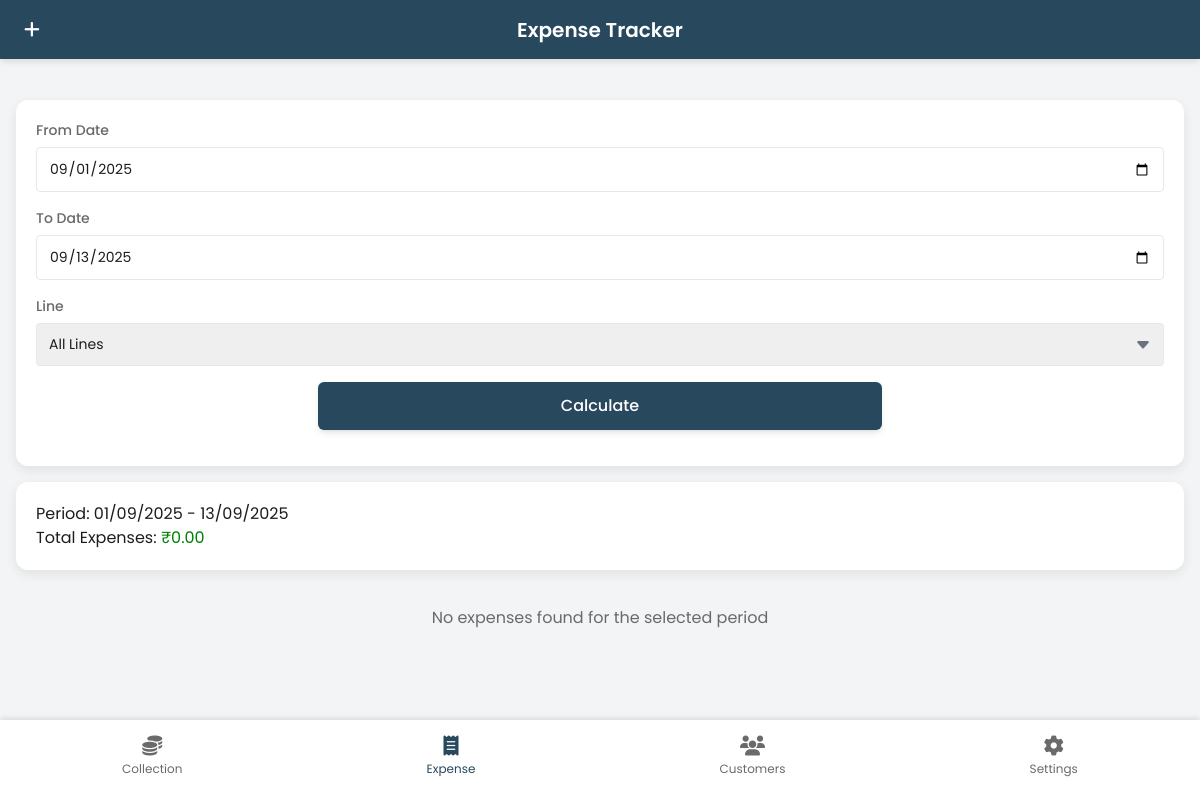
The page /expense_list/ (signed in) on the database as committed earlier.
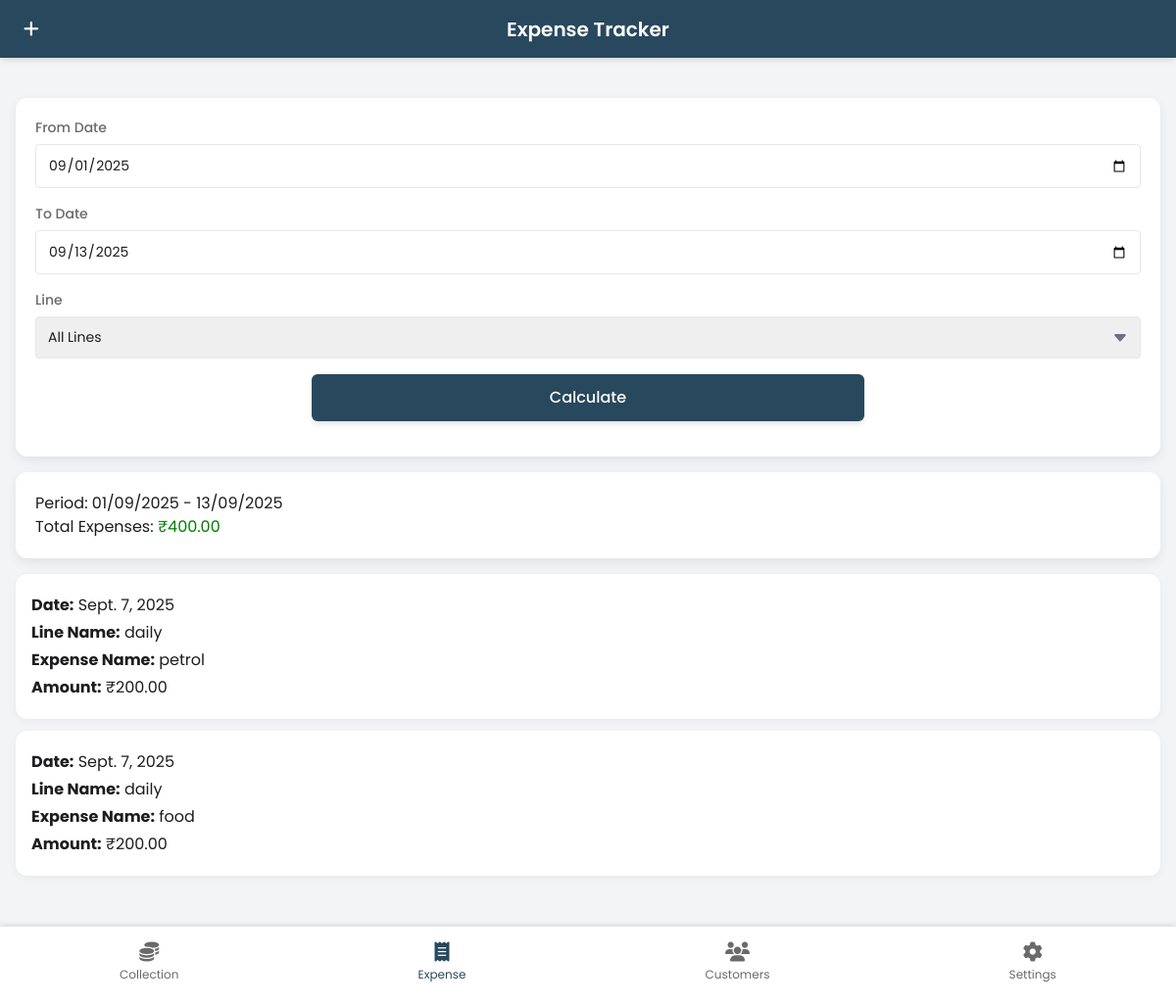
The same page on the database as committed later.
### apis/models.py (models this page shows, shortened)
class Expense(models.Model):
    line = models.ForeignKey(
        'Line',  # Link to the Line model
        on_delete=models.SET_NULL,
        null=True,
        blank=True,
        related_name='expenses'
    )
    name = models.CharField(max_length=100)
    amount = models.DecimalField(max_digits=10, decimal_places=2)
    date = models.DateField()
    comments = models.TextField(blank=True)
    created_by = models.ForeignKey(
        User, on_delete=models.SET_NULL, null=True, related_name='created_expenses'
    )

class Line(models.Model):
    LINE_TYPES = [
        ('Daily', 'Daily'),
        ('Weekly', 'Weekly'),
        ('Monthly', 'Monthly'),
    ]
    line_name = models.CharField(max_length=100, null=True, blank=True)
    line_type = models.CharField(max_length=20, choices=LINE_TYPES)
    interest_per_hundred = models.DecimalField(max_digits=10, decimal_places=2)
    bill_amt_per_100 = models.DecimalField(max_digits=10, decimal_places=2, null=True, blank=True)
    num_of_installments = models.PositiveIntegerField()
    bad_loan_days = models.PositiveIntegerField()
    created_by = models.ForeignKey(
        User, on_delete=models.SET_NULL, null=True, related_name='created_lines'
    )
    created_at = models.DateTimeField(default=timezone.now)
    class Meta:
        ordering = ['-created_at']

### apis/views.py (the view)
# urls.py: path('expense_list/', views.expense_list, name='expense_list'),
@login_required
def expense_list(request):
    user = request.user  # currently logged-in user
    from_date = request.GET.get('from_date', '')
    to_date = request.GET.get('to_date', '')
    line = request.GET.get('line', 'all')
    today = datetime.today().date()
    first_day = today.replace(day=1)
    from_date_obj, to_date_obj = first_day, today
    try:
        if from_date:
            try:
                from_date_obj = datetime.strptime(from_date, '%Y-%m-%d').date()
            except ValueError:
                messages.error(request, "❌ Invalid 'From Date'. Please use YYYY-MM-DD format.")
                from_date_obj = first_day
        else:
            from_date = first_day.strftime('%Y-%m-%d')
        if to_date:
            try:
                to_date_obj = datetime.strptime(to_date, '%Y-%m-%d').date()
            except ValueError:
                messages.error(request, "❌ Invalid 'To Date'. Please use YYYY-MM-DD format.")
                to_date_obj = today
        else:
            to_date = today.strftime('%Y-%m-%d')
        expenses = Expense.objects.filter(created_by=user, date__range=(from_date_obj, to_date_obj))
        if line != 'all':
            if Line.objects.filter(id=line, created_by=user).exists():
                expenses = expenses.filter(line_id=line)
            else:
                messages.error(request, "❌ The selected line is invalid or does not belong to you.")
                line = 'all'
        total = sum(expense.amount for expense in expenses)
        lines = Line.objects.filter(created_by=user)
        context = {
            'from_date': from_date_obj.strftime('%Y-%m-%d'),
            'to_date': to_date_obj.strftime('%Y-%m-%d'),
            'line': line,
            'lines': lines,
            'period_display': f"{from_date_obj.strftime('%d/%m/%Y')} - {to_date_obj.strftime('%d/%m/%Y')}",
            'total': total,
            'expenses': expenses,
        }
        return render(request, 'core/Expense.html', context)
    except Exception as e:
        print(f"Expense List Error: {e}")  # Debugging log
        messages.error(request, "🚨 Something went wrong while loading expenses. Please try again.")
        return render(request, 'core/Expense.html', {
            'from_date': first_day.strftime('%Y-%m-%d'),
            'to_date': today.strftime('%Y-%m-%d'),
            'line': 'all',
            'lines': Line.objects.filter(created_by=user),
            'period_display': f"{first_day.strftime('%d/%m/%Y')} - {today.strftime('%d/%m/%Y')}",
            'total': 0,
            'expenses': [],
        })

### apis/templates/core/Expense.html (shortened to what this page needs)
{% extends "core/base.html" %}
{% block extra_head %}
<header class="header">
  <div class="header-title">Expense Tracker</div>
  <div class="header-actions">
    <a href="{% url 'add_expense' %}" title="Add Expense">
      <i class="fas fa-plus"></i>
    </a>
  </div>
</header>
<main class="main-content">
  <div class="filter-box">
    <div class="form-group">
      <label class="form-label">From Date</label>
      <input type="date" class="form-input" id="from-date" value="{{ from_date }}">
    </div>
    <div class="form-group">
      <label class="form-label">To Date</label>
      <input type="date" class="form-input" id="to-date" value="{{ to_date }}">
    </div>
    <div class="form-group">
      <label class="form-label">Line</label>
      <select class="form-select" id="line">
        <option value="all" {% if line == 'all' %}selected{% endif %}>All Lines</option>
      </select>
    </div>
    <div class="form-group btn-container">
      <div class="btn" id="calculate-btn">Calculate</div>
    </div>
  </div>
  <div class="result-box" id="result-box">
    <p>Period: {{ period_display }}</p>
    <p>Total Expenses: <span style="color:green;">₹{{ total|floatformat:2 }}</span></p>
  </div>
  <div id="expense-container">
    {% for expense in expenses %}
    <div class="expense-card">
      <p><strong>Date:</strong> {{ expense.date }}</p>
      <p><strong>Line Name:</strong> {{ expense.line.line_name }}</p>
      <p><strong>Expense Name:</strong> {{ expense.name }}</p>
      <p><strong>Amount:</strong> ₹{{ expense.amount|floatformat:2 }}</p>
    </div>
    {% empty %}
    <div class="expense-empty">No expenses found for the selected period</div>
    {% endfor %}
  </div>
</main>
<nav class="nav">
  <div class="nav-items">
    <a href="{% url 'collection' %}" class="nav-item">
      <i class="fas fa-coins"></i>
      <span>Collection</span>
    </a>
    <a href="{% url 'expense_list' %}" class="nav-item active">
      <i class="fas fa-receipt"></i>
      <span>Expense</span>
    </a>
    <a href="{% url 'add_customer' %}" class="nav-item">
      <i class="fas fa-users"></i>
      <span>Customers</span>
    </a>
    <a href="{% url 'settings' %}" class="nav-item">
      <i class="fas fa-cog"></i>
      <span>Settings</span>
    </a>
  </div>
</nav>
{% endblock %}

### apis/templates/core/base.html (shortened to what this page needs)
{% load static %}
<!DOCTYPE html>
<html lang="en">
<head>
  <link rel="stylesheet" href="https://cdnjs.cloudflare.com/ajax/libs/font-awesome/6.4.0/css/all.min.css">
  <script src="https://cdn.tailwindcss.com"></script>
  {% block extra_head %}
  {% endblock %}
</head>
<body>
</body>
</html>

### apis/templates/core/base.html (style rules this page uses)
:root { --primary: #28485d; --primary-light: #d45d30; --secondary: #c23000; --text: #1d1d1f; --text-light: #6a6a6a; --border: #e5e7eb; --success: #10b981; --error: #ef4444; }
body { font-family: 'Poppins', sans-serif; background-color: #f3f4f6; color: var(--text); -webkit-tap-highlight-color: transparent; min-height: 100vh; display: flex; flex-direction: column; }

### apis/templates/core/Expense.html (style rules this page uses)
body { background-color: #f3f4f6; }
.header { position: fixed; top: 0; left: 0; right: 0; z-index: 50; display: flex; justify-content: space-between; align-items: center; padding: 16px 20px; background-color: var(--primary); color: white; box-shadow: 0 4px 6px -1px rgba(0, 0, 0, 0.1); }
.header-title { font-size: 20px; font-weight: 600; position: absolute; left: 50%; transform: translateX(-50%); text-align: center; }
.header-actions a { color: white; font-size: 18px; padding: 4px; transition: transform 0.2s; }
.main-content { padding: 20px 16px; width: 100%; margin: 0 auto; margin-top: 80px; margin-bottom: 100px; display: flex; flex-direction: column; gap: 16px; }
.filter-box, .result-box { background: white; border-radius: 12px; box-shadow: 0 4px 12px rgba(0, 0, 0, 0.08); padding: 20px; }
.form-group { margin-bottom: 16px; }
.form-label { display: block; font-size: 14px; font-weight: 500; margin-bottom: 6px; color: var(--text-light); }
.form-input, .form-select { width: 100%; padding: 10px 12px; border: 1px solid var(--border); border-radius: 4px; font-size: 14px; transition: border-color 0.2s ease, box-shadow 0.2s ease; }
.form-select { appearance: none; background-repeat: no-repeat; background-position: right 12px center; background-size: 16px; }
.btn-container { text-align: center; }
.btn { display: inline-block; padding: 12px 20px; background-color: var(--primary); color: white; border-radius: 6px; font-weight: 500; cursor: pointer; text-align: center; transition: transform 0.2s, background-color 0.2s; border: none; box-shadow: 0 4px 6px -1px rgba(0, 0, 0, 0.1), 0 2px 4px -2px rgba(0, 0, 0, 0.06); width: 50%; }
.expense-card { background: white; border-radius: 12px; box-shadow: 0 2px 8px rgba(0, 0, 0, 0.05); padding: 16px; margin-bottom: 12px; }
.expense-card p { margin: 4px 0; }
.nav { position: fixed; bottom: 0; left: 0; right: 0; background-color: white; padding: 12px 0; z-index: 40; box-shadow: 0 -2px 5px rgba(0,0,0,0.1); height: 80px; }
.nav-items { display: flex; justify-content: space-around; }
.nav-item { display: flex; flex-direction: column; align-items: center; color: var(--text-light); font-size: 12px; padding: 4px 12px; }
.nav-item i { font-size: 20px; margin-bottom: 4px; }
.nav-item.active { color: var(--primary); }

Rows that differ between the two databases and show on the page:
added Expense: date "Sept. 7, 2025", line.line_name "daily", name "petrol", amount "200.00"
added Expense: date "Sept. 7, 2025", line.line_name "daily", name "food", amount "200.00"
Other text that changed with them:
{{ total|floatformat:2 }}: "0.00" → "400.00"
text no longer shown: "No expenses found for the selected period"
